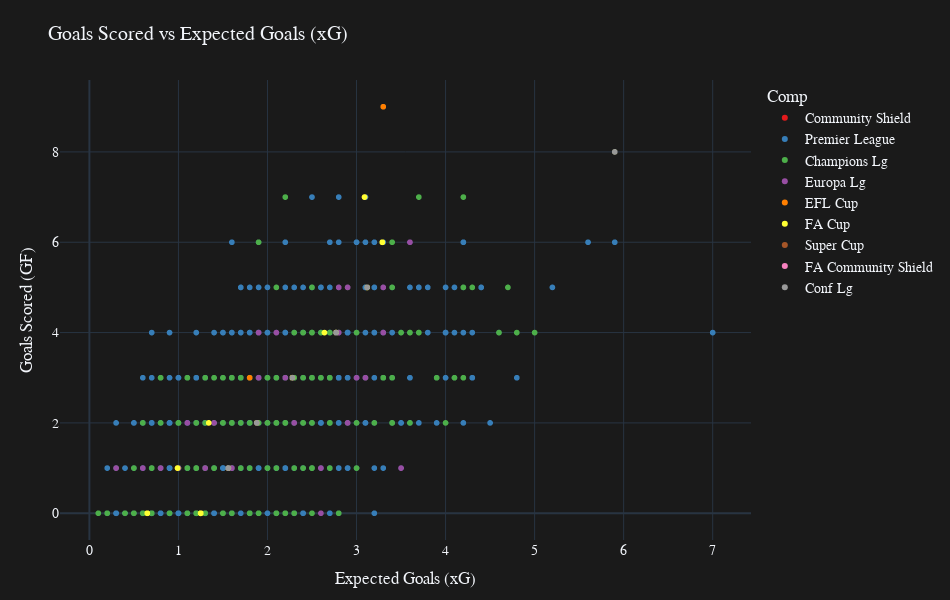

Notebook source saved alongside this figure:
### Code cell
import plotly.express as px
import pandas as pd
df= pd.read_excel('LIV-CHE-MAN.xlsx')
fig = px.scatter(
    df,
    x='xG',  
    y='GF', 
    color='Comp',  # Color by competition
    hover_name='Club',  hover_data=['Opponent'],
    title='Goals Scored vs Expected Goals (xG)',
    labels={'xG': 'Expected Goals (xG)', 'GF': 'Goals Scored (GF)'},
    template='plotly_dark',
    color_discrete_sequence=px.colors.qualitative.Set1  # Use a color palette
)

fig.update_layout(
    height=600,
    width=950,
    title_font_size=20,
    font=dict(family='Arial', size=14),
    xaxis_title='Expected Goals (xG)',
    yaxis_title='Goals Scored (GF)',
    margin=dict(l=60, r=40, t=80, b=60),
    plot_bgcolor='rgb(26, 26, 26)',  
    paper_bgcolor='rgb(26, 26, 26)',
)

fig.show()

### Figure 1 — Plotly figure (JSON) as saved in the notebook; plotly's stock layout.template omitted (floating-point values rounded to 4 significant figures; data arrays with more than 128 entries replaced by an {"elided": "..."} marker saying what was removed)
{"data": [{"customdata": [["Manchester City"], ["Chelsea"], ["Manchester City"], ["Liverpool"], ["Arsenal"], ["Leicester City"], ["Manchester City"], ["Liverpool"], ["Arsenal"]], "hovertemplate": "<b>%{hovertext}</b><br><br>Comp=Community Shield<br>Expected Goals (xG)=%{x}<br>Goals Scored (GF)=%{y}<br>Opponent=%{customdata[0]}<extra></extra>", "hovertext": ["Chelsea", "Manchester City", "Liverpool", "Manchester City", "Liverpool", "Manchester City", "Liverpool", "Manchester City", "Manchester City"], "legendgroup": "Community Shield", "marker": {"color": "rgb(228,26,28)", "symbol": "circle"}, "mode": "markers", "name": "Community Shield", "showlegend": true, "type": "scattergl", "x": [1.25, 1.34, 1.56, 0.99, 1.56, 1.25, 2.28, 0.99, 1.56], "xaxis": "x", "y": [0, 2, 1, 1, 1, 0, 3, 1, 1], "yaxis": "y"}, {"customdata": {"elided": "784x1 str values"}, "hovertemplate": "<b>%{hovertext}</b><br><br>Comp=Premier League<br>Expected Goals (xG)=%{x}<br>Goals Scored (GF)=%{y}<br>Opponent=%{customdata[0]}<extra></extra>", "hovertext": {"elided": "784 str values"}, "legendgroup": "Premier League", "marker": {"color": "rgb(55,126,184)", "symbol": "circle"}, "mode": "markers", "name": "Premier League", "showlegend": true, "type": "scattergl", "x": {"elided": "784 float values"}, "xaxis": "x", "y": {"elided": "784 int values"}, "yaxis": "y"}, {"customdata": {"elided": "180x1 str values"}, "hovertemplate": "<b>%{hovertext}</b><br><br>Comp=Champions Lg<br>Expected Goals (xG)=%{x}<br>Goals Scored (GF)=%{y}<br>Opponent=%{customdata[0]}<extra></extra>", "hovertext": {"elided": "180 str values"}, "legendgroup": "Champions Lg", "marker": {"color": "rgb(77,175,74)", "symbol": "circle"}, "mode": "markers", "name": "Champions Lg", "showlegend": true, "type": "scattergl", "x": {"elided": "180 float values"}, "xaxis": "x", "y": {"elided": "180 int values"}, "yaxis": "y"}, {"customdata": [["gr PAOK"], ["hu Vidi"], ["by BATE Borisov"], ["by BATE Borisov"], ["gr PAOK"], ["hu Vidi"], ["se Malmö"], ["se Malmö"], ["ua Dynamo Kyiv"], ["ua Dynamo Kyiv"], ["cz Slavia Prague"], ["cz Slavia Prague"], ["de Eint Frankfurt"], ["de Eint Frankfurt"], ["eng Arsenal"], ["at LASK"], ["be Union SG"], ["fr Toulouse"], ["fr Toulouse"], ["at LASK"], ["be Union SG"], ["cz Sparta Prague"], ["cz Sparta Prague"], ["it Atalanta"], ["it Atalanta"]], "hovertemplate": "<b>%{hovertext}</b><br><br>Comp=Europa Lg<br>Expected Goals (xG)=%{x}<br>Goals Scored (GF)=%{y}<br>Opponent=%{customdata[0]}<extra></extra>", "hovertext": ["Chelsea", "Chelsea", "Chelsea", "Chelsea", "Chelsea", "Chelsea", "Chelsea", "Chelsea", "Chelsea", "Chelsea", "Chelsea", "Chelsea", "Chelsea", "Chelsea", "Chelsea", "Liverpool", "Liverpool", "Liverpool", "Liverpool", "Liverpool", "Liverpool", "Liverpool", "Liverpool", "Liverpool", "Liverpool"], "legendgroup": "Europa Lg", "marker": {"color": "rgb(152,78,163)", "symbol": "circle"}, "mode": "markers", "name": "Europa Lg", "showlegend": true, "type": "scattergl", "x": [2.6, 3.5, 3.1, 1.0, 2.1, 1.4, 2.3, 1.9, 3.0, 3.3, 0.6, 2.8, 1.3, 0.8, 1.9, 2.2, 2.9, 2.9, 1.1, 3.3, 0.3, 2.8, 3.6, 2.6, 1.6], "xaxis": "x", "y": [1, 1, 3, 1, 4, 2, 2, 3, 3, 5, 1, 4, 1, 1, 4, 3, 2, 5, 2, 4, 1, 5, 6, 0, 1], "yaxis": "y"}, {"customdata": [["Oxford United"], ["Liverpool"], ["Chelsea"], ["Derby County"], ["Fulham"], ["Leicester City"], ["Bournemouth"], ["Tottenham"], ["Burton Albion"], ["Burton Albion"], ["Tottenham"], ["Chelsea"], ["Manchester City"], ["Preston"], ["Grimsby Town"], ["MK Dons"], ["Southampton"], ["Manchester Utd"], ["Arsenal"], ["Aston Villa"], ["Oxford United"], ["Manchester Utd"], ["Manchester Utd"], ["Aston Villa"], ["Barnsley"], ["Lincoln City"], ["Bournemouth"], ["Tottenham"], ["Burnley"], ["Arsenal"], ["Arsenal"], ["Manchester Utd"], ["Tottenham"], ["Norwich City"], ["Wycombe"], ["Aston Villa"], ["Southampton"], ["West Ham"], ["Preston"], ["Brentford"], ["Leicester City"], ["Tottenham"], ["Tottenham"], ["Arsenal"], ["Arsenal"], ["Liverpool"], ["Chelsea"], ["Chelsea"], ["Derby County"], ["Manchester City"], ["Manchester City"], ["Liverpool"], ["Southampton"], ["AFC Wimbledon"], ["Newcastle Utd"], ["Brighton"], ["Leicester City"], ["Bournemouth"], ["Blackburn"], ["Newcastle Utd"], ["West Ham"], ["Middlesbrough"], ["Fulham"], ["Middlesbrough"], ["Fulham"], ["Liverpool"], ["Chelsea"], ["Barrow"], ["Watford"], ["West Ham"], ["Brighton"], ["Tottenham"], ["Newcastle Utd"], ["Southampton"], ["Tottenham"], ["Tottenham"], ["Newcastle Utd"]], "hovertemplate": "<b>%{hovertext}</b><br><br>Comp=EFL Cup<br>Expected Goals (xG)=%{x}<br>Goals Scored (GF)=%{y}<br>Opponent=%{customdata[0]}<extra></extra>", "hovertext": ["Manchester City", "Chelsea", "Liverpool", "Chelsea", "Manchester City", "Manchester City", "Chelsea", "Chelsea", "Manchester City", "Manchester City", "Chelsea", "Manchester City", "Chelsea", "Manchester City", "Chelsea", "Liverpool", "Manchester City", "Chelsea", "Liverpool", "Liverpool", "Manchester City", "Manchester City", "Manchester City", "Manchester City", "Chelsea", "Liverpool", "Manchester City", "Chelsea", "Manchester City", "Liverpool", "Manchester City", "Manchester City", "Manchester City", "Liverpool", "Manchester City", "Chelsea", "Chelsea", "Manchester City", "Liverpool", "Chelsea", "Liverpool", "Chelsea", "Chelsea", "Liverpool", "Liverpool", "Chelsea", "Liverpool", "Manchester City", "Liverpool", "Chelsea", "Liverpool", "Manchester City", "Manchester City", "Chelsea", "Manchester City", "Chelsea", "Liverpool", "Liverpool", "Chelsea", "Chelsea", "Liverpool", "Chelsea", "Liverpool", "Chelsea", "Liverpool", "Chelsea", "Liverpool", "Chelsea", "Manchester City", "Liverpool", "Liverpool", "Manchester City", "Chelsea", "Liverpool", "Liverpool", "Liverpool", "Liverpool"], "legendgroup": "EFL Cup", "marker": {"color": "rgb(255,127,0)", "symbol": "circle"}, "mode": "markers", "name": "EFL Cup", "showlegend": true, "type": "scattergl", "x": [2.28, 1.88, 0.99, 2.28, 1.88, 1.56, 1.56, 1.25, 3.3, 1.56, 1.88, 1.25, 1.25, 2.28, 3.09, 1.88, 2.28, 1.56, 3.12, 1.25, 2.28, 2.28, 1.25, 1.88, 3.29, 3.09, 1.88, 1.56, 2.28, 1.25, 2.77, 1.88, 1.56, 2.28, 3.29, 1.56, 1.56, 1.25, 1.88, 1.88, 2.28, 1.88, 1.56, 1.25, 1.88, 1.25, 0.65, 1.88, 1.25, 1.25, 1.88, 1.8, 1.25, 1.88, 1.25, 1.56, 2.28, 1.88, 1.88, 1.56, 3.12, 1.25, 1.88, 3.29, 1.56, 1.25, 0.99, 3.12, 1.88, 3.12, 2.28, 1.56, 1.25, 1.88, 1.25, 2.77, 1.56], "xaxis": "x", "y": [3, 2, 1, 3, 2, 1, 1, 0, 9, 1, 2, 0, 0, 3, 7, 2, 3, 1, 5, 0, 3, 3, 0, 2, 6, 7, 2, 1, 3, 0, 4, 2, 1, 3, 6, 1, 1, 0, 2, 2, 3, 2, 1, 0, 2, 0, 0, 2, 0, 0, 2, 3, 0, 2, 0, 1, 3, 2, 2, 1, 5, 0, 2, 6, 1, 0, 1, 5, 2, 5, 3, 1, 0, 2, 0, 4, 1], "yaxis": "y"}, {"customdata": [["Nott'ham Forest"], ["Rotherham Utd"], ["Wolves"], ["Burnley"], ["Sheffield Weds"], ["Newport County"], ["Manchester Utd"], ["Swansea City"], ["Brighton"], ["Watford"], ["Port Vale"], ["Nott'ham Forest"], ["Everton"], ["Hull City"], ["Shrewsbury"], ["Fulham"], ["Shrewsbury"], ["Liverpool"], ["Chelsea"], ["Sheffield Weds"], ["Leicester City"], ["Newcastle Utd"], ["Arsenal"], ["Manchester Utd"], ["Arsenal"], ["Aston Villa"], ["Morecambe"], ["Birmingham City"], ["Cheltenham"], ["Luton Town"], ["Manchester Utd"], ["Swansea City"], ["Barnsley"], ["Everton"], ["Sheffield Utd"], ["Chelsea"], ["Manchester City"], ["Leicester City"], ["Swindon Town"], ["Chesterfield"], ["Shrewsbury"], ["Fulham"], ["Plymouth Argyle"], ["Cardiff City"], ["P'borough Utd"], ["Luton Town"], ["Norwich City"], ["Middlesbrough"], ["Southampton"], ["Nott'ham Forest"], ["Manchester City"], ["Liverpool"], ["Crystal Palace"], ["Chelsea"], ["Liverpool"], ["Wolves"], ["Manchester City"], ["Chelsea"], ["Wolves"], ["Arsenal"], ["Brighton"], ["Bristol City"], ["Burnley"], ["Sheffield Utd"], ["Manchester Utd"], ["Preston"], ["Huddersfield"], ["Arsenal"], ["Tottenham"], ["Aston Villa"], ["Norwich City"], ["Aston Villa"], ["Luton Town"], ["Southampton"], ["Leeds United"], ["Newcastle Utd"], ["Manchester Utd"], ["Leicester City"], ["Chelsea"], ["Manchester City"], ["Manchester Utd"], ["Acc'ton Stanley"], ["Salford City"], ["Morecambe"], ["Brighton"], ["Leyton Orient"], ["Plymouth Argyle"], ["Plymouth Argyle"], ["Bournemouth"]], "hovertemplate": "<b>%{hovertext}</b><br><br>Comp=FA Cup<br>Expected Goals (xG)=%{x}<br>Goals Scored (GF)=%{y}<br>Opponent=%{customdata[0]}<extra></extra>", "hovertext": ["Chelsea", "Manchester City", "Liverpool", "Manchester City", "Chelsea", "Manchester City", "Chelsea", "Manchester City", "Manchester City", "Manchester City", "Manchester City", "Chelsea", "Liverpool", "Chelsea", "Liverpool", "Manchester City", "Liverpool", "Chelsea", "Liverpool", "Manchester City", "Chelsea", "Manchester City", "Manchester City", "Chelsea", "Chelsea", "Liverpool", "Chelsea", "Manchester City", "Manchester City", "Chelsea", "Liverpool", "Manchester City", "Chelsea", "Manchester City", "Chelsea", "Manchester City", "Chelsea", "Chelsea", "Manchester City", "Chelsea", "Liverpool", "Manchester City", "Chelsea", "Liverpool", "Manchester City", "Chelsea", "Liverpool", "Chelsea", "Manchester City", "Liverpool", "Liverpool", "Manchester City", "Chelsea", "Liverpool", "Chelsea", "Liverpool", "Chelsea", "Manchester City", "Liverpool", "Manchester City", "Liverpool", "Manchester City", "Manchester City", "Manchester City", "Manchester City", "Chelsea", "Manchester City", "Liverpool", "Manchester City", "Chelsea", "Liverpool", "Chelsea", "Manchester City", "Liverpool", "Chelsea", "Manchester City", "Liverpool", "Chelsea", "Manchester City", "Chelsea", "Manchester City", "Liverpool", "Manchester City", "Chelsea", "Chelsea", "Manchester City", "Liverpool", "Manchester City", "Manchester City"], "legendgroup": "FA Cup", "marker": {"color": "rgb(255,255,51)", "symbol": "circle"}, "mode": "markers", "name": "FA Cup", "showlegend": true, "type": "scattergl", "x": [1.88, 3.09, 1.56, 3.12, 2.28, 2.77, 1.25, 2.28, 1.56, 3.29, 2.77, 1.88, 1.56, 1.88, 1.88, 2.77, 1.56, 1.88, 0.65, 1.56, 1.56, 1.88, 1.25, 2.28, 1.56, 2.77, 2.77, 2.28, 2.28, 2.28, 1.88, 2.28, 1.56, 1.88, 1.88, 1.25, 0.99, 1.25, 2.77, 3.12, 2.77, 2.77, 1.88, 2.28, 1.88, 2.28, 1.88, 1.88, 2.77, 1.56, 2.28, 1.34, 1.88, 1.25, 0.65, 1.88, 1.25, 2.64, 1.56, 1.56, 1.56, 2.28, 3.29, 2.28, 1.88, 2.77, 3.12, 1.88, 1.56, 1.25, 3.12, 2.28, 3.29, 2.28, 2.28, 1.88, 2.28, 2.77, 1.56, 0.65, 1.56, 2.77, 5.9, 3.12, 1.56, 1.88, 1.25, 2.28, 1.88], "xaxis": "x", "y": [2, 7, 1, 5, 3, 4, 0, 3, 1, 6, 4, 2, 1, 2, 2, 4, 1, 2, 0, 1, 1, 2, 0, 3, 1, 4, 4, 3, 3, 3, 2, 3, 1, 2, 2, 0, 1, 0, 4, 5, 4, 4, 2, 3, 2, 3, 2, 2, 4, 1, 3, 2, 2, 0, 0, 2, 0, 4, 1, 1, 1, 3, 6, 3, 2, 4, 5, 2, 1, 0, 5, 3, 6, 3, 3, 2, 3, 4, 1, 0, 1, 4, 8, 5, 1, 2, 0, 3, 2], "yaxis": "y"}, {"customdata": [["eng Liverpool"], ["eng Chelsea"], ["es Villarreal"], ["es Sevilla"]], "hovertemplate": "<b>%{hovertext}</b><br><br>Comp=Super Cup<br>Expected Goals (xG)=%{x}<br>Goals Scored (GF)=%{y}<br>Opponent=%{customdata[0]}<extra></extra>", "hovertext": ["Chelsea", "Liverpool", "Chelsea", "Manchester City"], "legendgroup": "Super Cup", "marker": {"color": "rgb(166,86,40)", "symbol": "circle"}, "mode": "markers", "name": "Super Cup", "showlegend": true, "type": "scattergl", "x": [1.88, 1.88, 1.56, 1.56], "xaxis": "x", "y": [2, 2, 1, 1], "yaxis": "y"}, {"customdata": [["Manchester Utd"]], "hovertemplate": "<b>%{hovertext}</b><br><br>Comp=FA Community Shield<br>Expected Goals (xG)=%{x}<br>Goals Scored (GF)=%{y}<br>Opponent=%{customdata[0]}<extra></extra>", "hovertext": ["Manchester City"], "legendgroup": "FA Community Shield", "marker": {"color": "rgb(247,129,191)", "symbol": "circle"}, "mode": "markers", "name": "FA Community Shield", "showlegend": true, "type": "scattergl", "x": [1.56], "xaxis": "x", "y": [1], "yaxis": "y"}, {"customdata": [["ch Servette FC"], ["ch Servette FC"], ["be Gent"], ["gr Panathinaikos"], ["am FC Noah"], ["de Heidenheim"], ["kz Astana FK"], ["ie Shamrock Rov"], ["dk FC Copenhagen"], ["dk FC Copenhagen"], ["pl Legia Warsaw"], ["pl Legia Warsaw"]], "hovertemplate": "<b>%{hovertext}</b><br><br>Comp=Conf Lg<br>Expected Goals (xG)=%{x}<br>Goals Scored (GF)=%{y}<br>Opponent=%{customdata[0]}<extra></extra>", "hovertext": ["Chelsea", "Chelsea", "Chelsea", "Chelsea", "Chelsea", "Chelsea", "Chelsea", "Chelsea", "Chelsea", "Chelsea", "Chelsea", "Chelsea"], "legendgroup": "Conf Lg", "marker": {"color": "rgb(153,153,153)", "symbol": "circle"}, "mode": "markers", "name": "Conf Lg", "showlegend": true, "type": "scattergl", "x": [1.88, 1.56, 2.77, 2.77, 5.9, 1.88, 2.28, 3.12, 1.88, 1.56, 2.28, 1.56], "xaxis": "x", "y": [2, 1, 4, 4, 8, 2, 3, 5, 2, 1, 3, 1], "yaxis": "y"}], "layout": {"font": {"family": "Arial", "size": 14}, "height": 600, "legend": {"title": {"text": "Comp"}, "tracegroupgap": 0}, "margin": {"b": 60, "l": 60, "r": 40, "t": 80}, "paper_bgcolor": "rgb(26, 26, 26)", "plot_bgcolor": "rgb(26, 26, 26)", "title": {"font": {"size": 20}, "text": "Goals Scored vs Expected Goals (xG)"}, "width": 950, "xaxis": {"anchor": "y", "domain": [0, 1], "title": {"text": "Expected Goals (xG)"}}, "yaxis": {"anchor": "x", "domain": [0, 1], "title": {"text": "Goals Scored (GF)"}}}}
